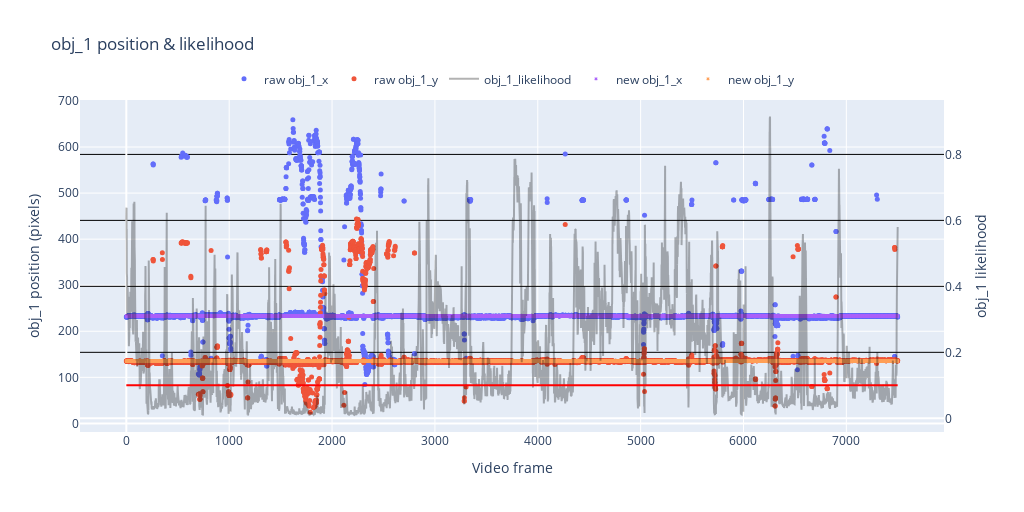

Source (notebook cell):
### Code cell
bodypart = 'obj_1'

# Create figure
fig = go.Figure()

# Add traces for raw data
for column in df_raw.columns:
    if bodypart in column:
        if 'likelihood' not in column:
            fig.add_trace(go.Scatter(x=df_raw.index, y=df_raw[column], mode='markers', name=f'raw {column}', marker=dict(symbol='circle', size=5)))
        else:
            fig.add_trace(go.Scatter(x=df_raw.index, y=df_raw[column], name=f'{column}', line=dict(color='black'), yaxis='y2',opacity=0.3))

# Add traces for smoothed data
for column in df_smooth.columns:
    if bodypart in column:
        if 'likelihood' not in column:
            fig.add_trace(go.Scatter(x=df_smooth.index, y=df_smooth[column], mode='markers', name=f'new {column}', marker=dict(symbol='x', size=3)))

if llhd_tol == 'mean':
    mean = df_raw[f'{bodypart}_likelihood'].mean()
    std_dev = df_raw[f'{bodypart}_likelihood'].std()
    limit = max(0.1, mean - num_std*std_dev)
else:
    limit = llhd_tol

# Update layout for secondary y-axis
fig.update_layout(
    xaxis=dict(title='Video frame'),
    yaxis=dict(title=f'{bodypart} position (pixels)'),
    yaxis2=dict(title=f'{bodypart} likelihood', 
                overlaying='y', 
                side='right',
                gridcolor='black'),
    title=f'{bodypart} position & likelihood',
    width=1024,
    height=512,
    legend=dict(yanchor="bottom",
                y=1.02,
                xanchor="center",
                x=0.5,
                orientation="h"),
    shapes=[dict(type='line', 
                 x0=df_raw.index.min(), 
                 x1=df_raw.index.max(), 
                 y0=limit, 
                 y1=limit, 
                 line=dict(color='red', dash='solid'),
                 yref='y2')]
)

# Show plot
fig.show()

### Figure 1 — Plotly figure (JSON) as saved in the notebook; plotly's stock layout.template omitted (floating-point values rounded to 4 significant figures; data arrays with more than 128 entries replaced by an {"elided": "..."} marker saying what was removed)
{"data": [{"marker": {"size": 5, "symbol": "circle"}, "mode": "markers", "name": "raw obj_1_x", "type": "scatter", "x": {"elided": "7500 int values"}, "y": {"elided": "7500 float values"}}, {"marker": {"size": 5, "symbol": "circle"}, "mode": "markers", "name": "raw obj_1_y", "type": "scatter", "x": {"elided": "7500 int values"}, "y": {"elided": "7500 float values"}}, {"line": {"color": "black"}, "name": "obj_1_likelihood", "opacity": 0.3, "type": "scatter", "x": {"elided": "7500 int values"}, "y": {"elided": "7500 float values"}, "yaxis": "y2"}, {"marker": {"size": 3, "symbol": "x"}, "mode": "markers", "name": "new obj_1_x", "type": "scatter", "x": {"elided": "7500 int values"}, "y": {"elided": "7500 float values"}}, {"marker": {"size": 3, "symbol": "x"}, "mode": "markers", "name": "new obj_1_y", "type": "scatter", "x": {"elided": "7500 int values"}, "y": {"elided": "7500 float values"}}], "layout": {"height": 512, "legend": {"orientation": "h", "x": 0.5, "xanchor": "center", "y": 1.02, "yanchor": "bottom"}, "shapes": [{"line": {"color": "red", "dash": "solid"}, "type": "line", "x0": 0, "x1": 7499, "y0": 0.1, "y1": 0.1, "yref": "y2"}], "title": {"text": "obj_1 position & likelihood"}, "width": 1024, "xaxis": {"title": {"text": "Video frame"}}, "yaxis": {"title": {"text": "obj_1 position (pixels)"}}, "yaxis2": {"gridcolor": "black", "overlaying": "y", "side": "right", "title": {"text": "obj_1 likelihood"}}}}
